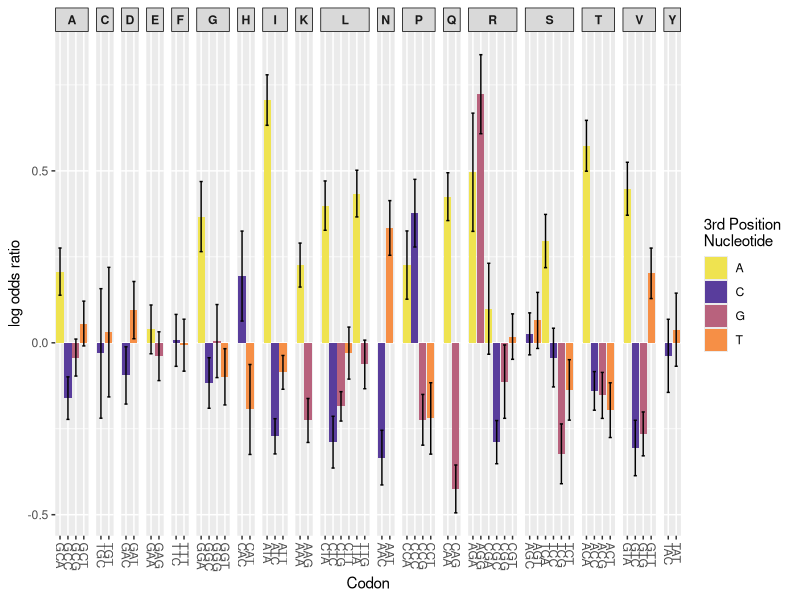

Reproduce this figure in R.
library(ggplot2)

#Reading in the Trans log odds
data = read.csv("log_odds_results_transs.csv", h = TRUE)

pdf("figure_2A.pdf", width = 10, height = 5) #Creating a blank PDF file
fig2A = ggplot(data, aes(x = Codon, y = Log_Odds)) + #Creating a ggplot with the log odds assigned to the Y axis and the codons on the X 
	geom_col(aes(fill = Last_base)) + #Adding bars that are coloured by the third base of the codon
	scale_fill_manual(values = c("#EFE350FF", "#593D9CFF", "#B8627DFF", "#F68F46FF")) + #assigning the bar colours to the 4 nucleotide
	geom_errorbar(aes(ymin = Log_Odds - Std_Error, ymax = Log_Odds + Std_Error, width = 0.4), colour = "black") + #Adding error bars
	facet_grid(~Amino_acid, scales = "free_x", space = "free_x") + #Separating the codons by their respective amino acids
	scale_x_discrete(guide = guide_axis(angle = -90)) + #Rotating x-axis labels 
	labs(x = "Codon", y = "log odds ratio", fill = "3rd Position \nNucleotide") + #Labelling axis
	theme(strip.text.x = element_text(face = "bold"), strip.background = element_rect(color = "black")) #Making the amino acid labels bold and the outline of the box label black
print(fig2A)
dev.off()
